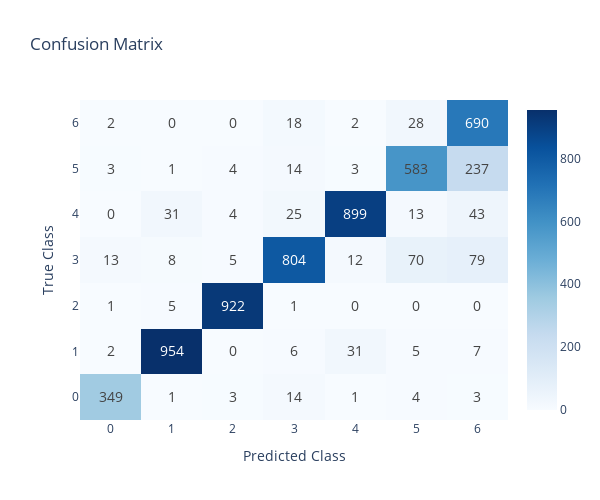
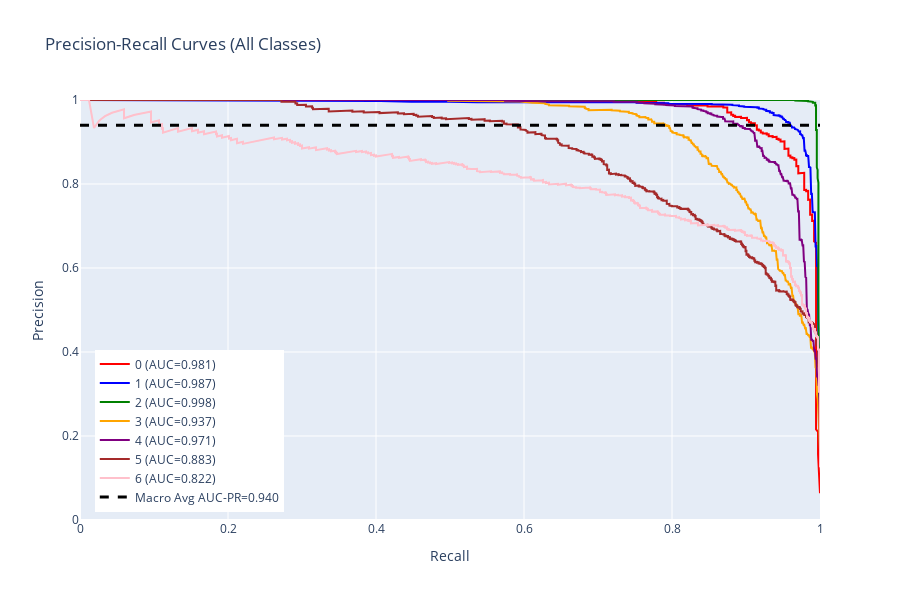

These figures' notebook cell, in order:
### Code cell
# FINAL REPORT - Visualizations and Metrics
print("\n" + "="*80)
print("FINAL EVALUATION REPORT")
print("="*80)


# 1. CONFUSION MATRIX HEATMAP
print("\n1. Confusion Matrix")
print("-"*60)
print(cm)

fig_cm = go.Figure(data=go.Heatmap(
    z=cm,
    x=[f'{class_names_str[i]}' for i in range(n_classes)],
    y=[f'{class_names_str[i]}' for i in range(n_classes)],
    colorscale='Blues',
    text=cm,
    texttemplate="%{text}",
    textfont={"size": 14},
    hovertemplate='True: %{y}<br>Predicted: %{x}<br>Count: %{z}<extra></extra>'
))

fig_cm.update_layout(
    title='Confusion Matrix',
    xaxis_title='Predicted Class',
    yaxis_title='True Class',
    width=600,
    height=500,
    font=dict(size=12)
)

fig_cm.show()

# 2. PRECISION-RECALL CURVES
print("\n2. Precision-Recall Curves")
print("-"*60)

fig_pr = go.Figure()

# Color palette for classes
colors = ['red', 'blue', 'green', 'orange', 'purple', 'brown', 'pink', 'gray', 'cyan', 'magenta']

# Plot PR curve for each class
for i, pr_data in enumerate(pr_curves_data):
    fig_pr.add_trace(go.Scatter(
        x=pr_data['recall'],
        y=pr_data['precision'],
        mode='lines',
        name=f"{pr_data['class']} (AUC={pr_data['auc']:.3f})",
        line=dict(color=colors[i % len(colors)], width=2)
    ))

# Add macro-average line
fig_pr.add_trace(go.Scatter(
    x=[0, 1],
    y=[macro_pr_auc, macro_pr_auc],
    mode='lines',
    name=f'Macro Avg AUC-PR={macro_pr_auc:.3f}',
    line=dict(color='black', width=3, dash='dash')
))

fig_pr.update_layout(
    title='Precision-Recall Curves (All Classes)',
    xaxis_title='Recall',
    yaxis_title='Precision',
    width=900,
    height=600,
    legend=dict(x=0.02, y=0.02),
    xaxis=dict(range=[0, 1]),
    yaxis=dict(range=[0, 1])
)

fig_pr.show()

print(f"Macro-Average AUC-PR: {macro_pr_auc:.4f}")
for i, pr_data in enumerate(pr_curves_data):
    print(f"  {pr_data['class']}: {pr_data['auc']:.4f}")

# 3. FINAL METRICS SUMMARY
print("\n" + "="*80)
print("FINAL METRICS SUMMARY (Macro Averages)")
print("="*80)

metrics_summary = {
    '3. Macro-Average Area Under Precision-Recall Curve': macro_pr_auc,
    '4. Macro TPR (True Positive Rate / Recall / Sensitivity)': macro_recall,
    '5. Macro Precision': macro_precision,
    '6. Macro Positive F1-Score': macro_f1,
    '7. Macro TNR (True Negative Rate / Specificity)': macro_tnr,
    '8. Macro NPV (Negative Predictive Value)': macro_npv,
    '9. Macro FPR (False Positive Rate)': macro_fpr,
    '10. Macro FNR (False Negative Rate)': macro_fnr,
    '11. MCC (Matthews Correlation Coefficient)': mcc_value
}

for idx, (metric_name, value) in enumerate(metrics_summary.items(), 1):
    print(f"{metric_name}: {value:.4f}")

# Create a comprehensive summary table
print("\n" + "="*80)
print("COMPREHENSIVE METRICS TABLE")
print("="*80)
print(f"{'Metric':<50} {'Value':<10}")
print("="*80)
for metric_name, value in metrics_summary.items():
    print(f"{metric_name:<50} {value:<10.4f}")
print("="*80)

# Per-class breakdown (additional information)
print("\n" + "="*80)
print("PER-CLASS METRICS BREAKDOWN")
print("="*80)
print(f"{'Class':<15} {'Precision':<12} {'Recall/TPR':<12} {'F1':<10} {'TNR':<10} {'NPV':<10} {'FPR':<10} {'FNR':<10}")
print("-"*100)
for i in range(n_classes):
    print(f"{class_names_str[i]:<15} {precision_per_class[i]:<12.4f} {recall_per_class[i]:<12.4f} "
          f"{f1_per_class[i]:<10.4f} {tnr_per_class[i]:<10.4f} {npv_per_class[i]:<10.4f} "
          f"{fpr_per_class[i]:<10.4f} {fnr_per_class[i]:<10.4f}")
print("-"*100)
print(f"{'MACRO AVG':<15} {macro_precision:<12.4f} {macro_recall:<12.4f} "
      f"{macro_f1:<10.4f} {macro_tnr:<10.4f} {macro_npv:<10.4f} "
      f"{macro_fpr:<10.4f} {macro_fnr:<10.4f}")
print("="*100)

### Figure 1 — Plotly figure (JSON) as saved in the notebook; plotly's stock layout.template omitted (floating-point values rounded to 4 significant figures)
{"data": [{"colorscale": [[0, "rgb(247,251,255)"], [0.125, "rgb(222,235,247)"], [0.25, "rgb(198,219,239)"], [0.375, "rgb(158,202,225)"], [0.5, "rgb(107,174,214)"], [0.625, "rgb(66,146,198)"], [0.75, "rgb(33,113,181)"], [0.875, "rgb(8,81,156)"], [1, "rgb(8,48,107)"]], "hovertemplate": "True: %{y}<br>Predicted: %{x}<br>Count: %{z}<extra></extra>", "text": [[349, 1, 3, 14, 1, 4, 3], [2, 954, 0, 6, 31, 5, 7], [1, 5, 922, 1, 0, 0, 0], [13, 8, 5, 804, 12, 70, 79], [0, 31, 4, 25, 899, 13, 43], [3, 1, 4, 14, 3, 583, 237], [2, 0, 0, 18, 2, 28, 690]], "textfont": {"size": 14}, "texttemplate": "%{text}", "type": "heatmap", "x": ["0", "1", "2", "3", "4", "5", "6"], "y": ["0", "1", "2", "3", "4", "5", "6"], "z": [[349, 1, 3, 14, 1, 4, 3], [2, 954, 0, 6, 31, 5, 7], [1, 5, 922, 1, 0, 0, 0], [13, 8, 5, 804, 12, 70, 79], [0, 31, 4, 25, 899, 13, 43], [3, 1, 4, 14, 3, 583, 237], [2, 0, 0, 18, 2, 28, 690]]}], "layout": {"font": {"size": 12}, "height": 500, "title": {"text": "Confusion Matrix"}, "width": 600, "xaxis": {"title": {"text": "Predicted Class"}}, "yaxis": {"title": {"text": "True Class"}}}}

### Figure 2 — Plotly figure (JSON) as saved in the notebook; plotly's stock layout.template omitted (floating-point values rounded to 4 significant figures; data arrays with more than 128 entries replaced by an {"elided": "..."} marker saying what was removed)
{"data": [{"line": {"color": "red", "width": 2}, "mode": "lines", "name": "0 (AUC=0.981)", "type": "scatter", "x": {"elided": "2059 float values"}, "y": {"elided": "2059 float values"}}, {"line": {"color": "blue", "width": 2}, "mode": "lines", "name": "1 (AUC=0.987)", "type": "scatter", "x": {"elided": "2822 float values"}, "y": {"elided": "2822 float values"}}, {"line": {"color": "green", "width": 2}, "mode": "lines", "name": "2 (AUC=0.998)", "type": "scatter", "x": {"elided": "390 float values"}, "y": {"elided": "390 float values"}}, {"line": {"color": "orange", "width": 2}, "mode": "lines", "name": "3 (AUC=0.937)", "type": "scatter", "x": {"elided": "2591 float values"}, "y": {"elided": "2591 float values"}}, {"line": {"color": "purple", "width": 2}, "mode": "lines", "name": "4 (AUC=0.971)", "type": "scatter", "x": {"elided": "2937 float values"}, "y": {"elided": "2937 float values"}}, {"line": {"color": "brown", "width": 2}, "mode": "lines", "name": "5 (AUC=0.883)", "type": "scatter", "x": {"elided": "2227 float values"}, "y": {"elided": "2227 float values"}}, {"line": {"color": "pink", "width": 2}, "mode": "lines", "name": "6 (AUC=0.822)", "type": "scatter", "x": {"elided": "2218 float values"}, "y": {"elided": "2218 float values"}}, {"line": {"color": "black", "dash": "dash", "width": 3}, "mode": "lines", "name": "Macro Avg AUC-PR=0.940", "type": "scatter", "x": [0, 1], "y": [0.9397, 0.9397]}], "layout": {"height": 600, "legend": {"x": 0.02, "y": 0.02}, "title": {"text": "Precision-Recall Curves (All Classes)"}, "width": 900, "xaxis": {"range": [0, 1], "title": {"text": "Recall"}}, "yaxis": {"range": [0, 1], "title": {"text": "Precision"}}}}
